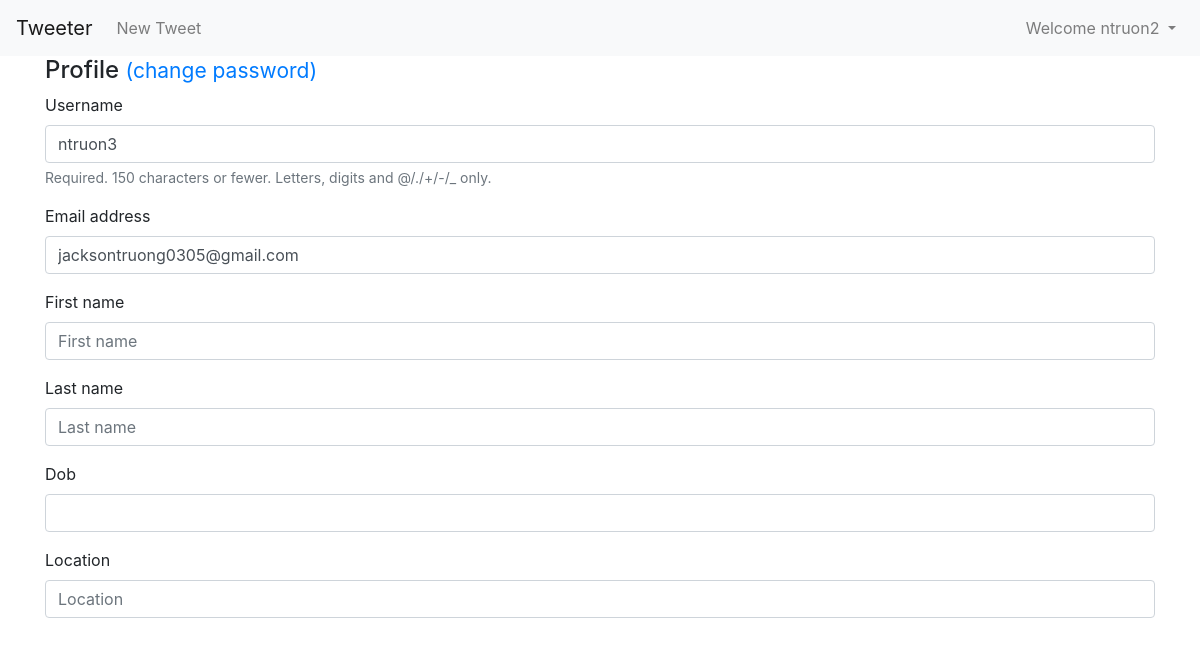
Before: /users/2/update/ (signed in) with the older database file.
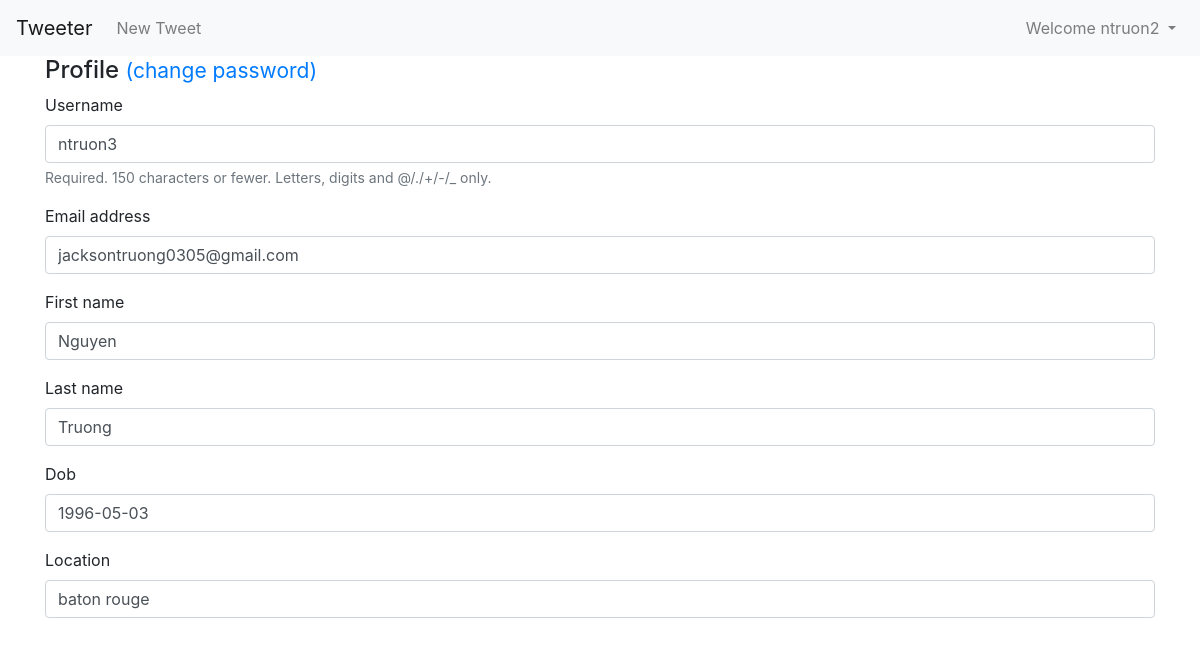
After: the same page with the newer database file.
### users/models.py (models this page shows, shortened)
class CustomUser(AbstractUser):
    gender = models.CharField(max_length=255, blank=True, null=True)
    dob = models.DateField(null=True, blank=True)
    location = models.CharField(max_length=255, blank=True, null=True)

### users/views.py (the view)
# urls.py: path('<int:pk>/update/', UserUpdateView.as_view(), name='update_user'),
class UserUpdateView(SuccessMessageMixin, generic.UpdateView): # new
    form_class = CustomUserChangeForm
    success_url = reverse_lazy('home')
    template_name = 'update.html'
    success_message = 'User profile updated.' # new
    def get_queryset(self):
        user = self.request.user
        if user.is_superuser:
            return CustomUser.objects.all()
        else:
            return CustomUser.objects.filter(id=user.id)

### users/forms.py
class CustomUserChangeForm(UserChangeForm):
    password = None
    class Meta:
        model = CustomUser
        fields = ['username','email', 'first_name', 'last_name', 'dob', 'location' ]
        widgets = { 'dob': DatePickerInput() }

### users/templates/update.html (shortened to what this page needs)
{% extends 'base.html' %}
{% load bootstrap4 %}
{% block content %}
  <h4>
    Profile
    <small><a href="{% url 'change_password' %}">(change password)</a></small>
  </h4>
  <form method="post">{% csrf_token %}
    {% bootstrap_form form %}
  </form>
{% endblock content %}

Changed rows visible on the page:
changed CustomUser "ntruon3": first_name (not shown) → "Nguyen"; last_name (not shown) → "Truong"; dob (not shown) → "1996-05-03"; location (not shown) → "baton rouge"
